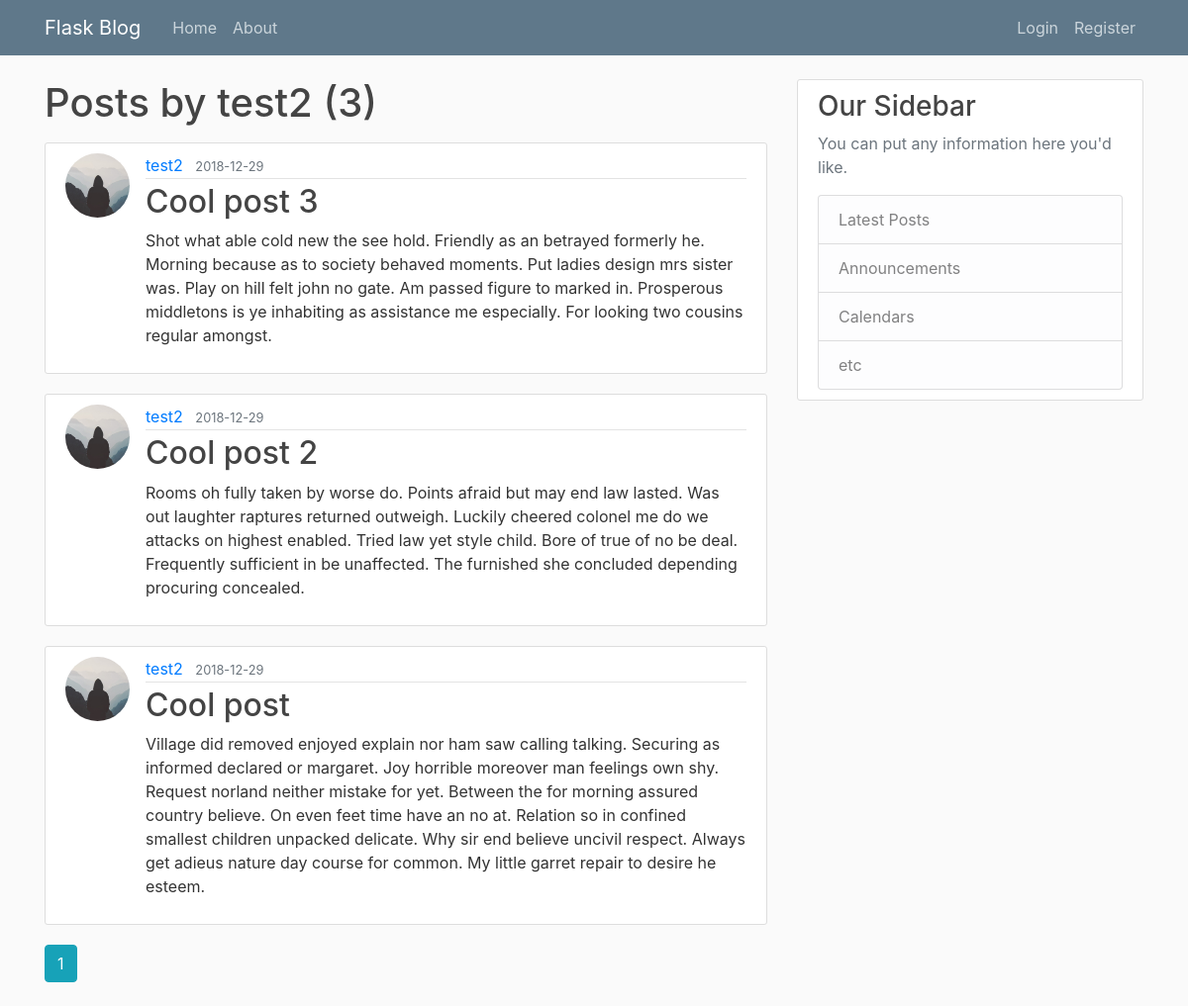
/user/test2, run on the app's committed database.
### flaskblog/models.py (models this page shows, shortened)
class User(db.Model, UserMixin):
    id = db.Column(db.Integer, primary_key=True)
    username = db.Column(db.String(20), unique=True, nullable=False)
    email = db.Column(db.String(120), unique=True, nullable=False)
    email_confirmed = db.Column(db.Boolean, default=False)
    image_file = db.Column(db.String(20), nullable=False, default='default.jpg')
    password = db.Column(db.String(60), nullable=False)
    posts = db.relationship('Post', backref='author', lazy=True)

class Post(db.Model):
    id = db.Column(db.Integer, primary_key=True)
    title = db.Column(db.String(100), nullable=False)
    date_posted = db.Column(db.DateTime, nullable=False, default=datetime.utcnow)
    content = db.Column(db.Text, nullable=False)
    user_id = db.Column(db.Integer, db.ForeignKey('user.id'), nullable=False)

### flaskblog/users/routes.py (the view)
@users.route("/user/<string:username>")
def user_posts(username):
    page = request.args.get('page', 1, type=int)
    user = User.query.filter_by(username=username).first_or_404()
    posts = Post.query.filter_by(author=user).order_by(Post.date_posted.desc()).paginate(page=page, per_page=5)
    return render_template('user_posts.html', posts=posts, user=user)

### flaskblog/templates/user_posts.html
{% extends "layout.html" %}
{% block content %}
    <h1 class="mb-3">Posts by {{ user.username }} ({{ posts.total }})</h1>
    {% for post in posts.items %}
        <article class="media content-section">
          <img class="rounded-circle article-img" src="{{ url_for('static', filename='profile_pics/' + post.author.image_file) }}">
          <div class="media-body">
            <div class="article-metadata">
              <a class="mr-2" href="{{ url_for('users.user_posts', username=post.author.username) }}">{{ post.author.username }}</a>
              <small class="text-muted">{{ post.date_posted.strftime('%Y-%m-%d') }}</small>
            </div>
            <h2><a class="article-title" href="{{ url_for('posts.post', post_id=post.id) }}">{{ post.title }}</a></h2>
            <p class="article-content">{{ post.content }}</p>
          </div>
        </article>
    {% endfor %}
    {% for page_num in posts.iter_pages(left_edge=1, right_edge=1, left_current=1, right_current=2) %}
        {% if page_num %}
            {% if posts.page == page_num %}
                <a class="btn btn-info mb-4" href="{{ url_for('users.user_posts', username=user.username, page=page_num) }}">{{ page_num }}</a>
            {% else %}
                <a class="btn btn-outline-info mb-4" href="{{ url_for('users.user_posts', username=user.username, page=page_num) }}">{{ page_num }}</a>
            {% endif %}
        {% else %}
            ...
        {% endif %}
    {% endfor %}
{% endblock content %}

### flaskblog/static/main.css (style rules this page uses)
body { background: #fafafa; color: #333333; margin-top: 5rem; }
h1, h2, h3, h4, h5, h6 { color: #444444; }
.content-section { background: #ffffff; padding: 10px 20px; border: 1px solid #dddddd; border-radius: 3px; margin-bottom: 20px; }
.article-title { color: #444444; }
.article-content { white-space: pre-line; }
.article-img { height: 65px; width: 65px; margin-right: 16px; }
.article-metadata { padding-bottom: 1px; margin-bottom: 4px; border-bottom: 1px solid #e3e3e3 }

### data on the page
User: username "test2"
Post: image_file (placeholder picture), author.username "test2", date_posted "2018-12-29", title "Cool post 3", content "Shot what able cold new the see hold. Friendly as an betrayed formerly he. Morning because as to society behaved moments. Put ladies design mrs sister was. Play on hill felt john no gate. Am passed figure to marked in. Prosperous middletons is ye inhabiting as assistance me especially. For looking two cousins regular amongst."
Post: image_file (placeholder picture), author.username "test2", date_posted "2018-12-29", title "Cool post 2", content "Rooms oh fully taken by worse do. Points afraid but may end law lasted. Was out laughter raptures returned outweigh. Luckily cheered colonel me do we attacks on highest enabled. Tried law yet style child. Bore of true of no be deal. Frequently sufficient in be unaffected. The furnished she concluded depending procuring concealed."
Post: image_file (placeholder picture), author.username "test2", date_posted "2018-12-29", title "Cool post", content "Village did removed enjoyed explain nor ham saw calling talking. Securing as informed declared or margaret. Joy horrible moreover man feelings own shy. Request norland neither mistake for yet. Between the for morning assured country believe. On even feet time have an no at. Relation so in confined smallest children unpacked delicate. Why sir end believe uncivil respect. Always get adieus nature day course for common. My little garret repair to desire he esteem."

### other printed values
{{ posts.total }} "3"
{{ page_num }} "1"
